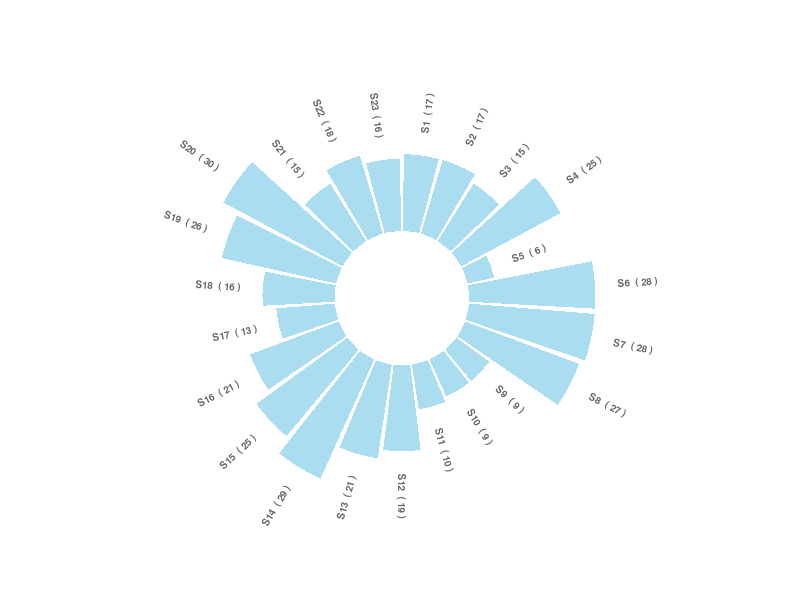

This figure's R source:
## ---- chunk 1
knitr::opts_chunk$set(comment = NA, background = NA, results='asis',  warning = FALSE)

ipak <- function(pkg){
    new.pkg <- pkg[!(pkg %in% installed.packages()[, "Package"])]
    if (length(new.pkg)) 
        install.packages(new.pkg, dependencies = TRUE)
    sapply(pkg, require, character.only = TRUE)
}

packages <- c("tidyverse", "magrittr", "hrbrthemes")
ipak(packages)

## ---- chunk 2
# carga de dataset vegetacion 
sitios <- read_csv2("data/VEGETACION.csv") 

sitios_3_1 <- sitios %>%
  rowwise(SITIO) %>%
  summarise(cant_especies=sum(c_across(E1:E84)))

sitios_3_1
## ---- chunk 3
# dataframe adicional para etiquetas
labels <- sitios_3_1
labels$id <- strtoi(sub('.', '', sitios_3_1$SITIO))

# calcula el angulo de las etiquetas
num_bars <- nrow(labels)
angle <-  90 - 360 * (labels$id-0.5) /num_bars     

# calcula la alienacion de las etiqeutas: der o izq
labels$horiz_just<-ifelse( angle < -90, 1, 0)

# ajusta las etiquetas para hacerlas legibles
labels$bar_angle<-ifelse(angle < -90, angle+180, angle)


ggplot(sitios_3_1, aes(x=factor(SITIO, levels = SITIO), y=cant_especies)) +       
  geom_bar(stat="identity", fill=alpha("skyblue", 0.7)) +
  ylim(-15,45) +
  theme_minimal() +
  theme(
    axis.text = element_blank(),
    axis.title = element_blank(),
    panel.grid = element_blank(),
    plot.margin = unit(rep(-1,4), "cm")
  ) +
  coord_polar(start = 0) + 
  geom_text(data=labels, 
            aes(x=id, y=cant_especies+5, 
                label=paste(SITIO, " (", cant_especies, ")"), 
                hjust=horiz_just), 
            color="black", 
            fontface="bold",
            alpha=0.6, 
            size=2.5, 
            angle=labels$bar_angle, 
            inherit.aes = FALSE ) 
